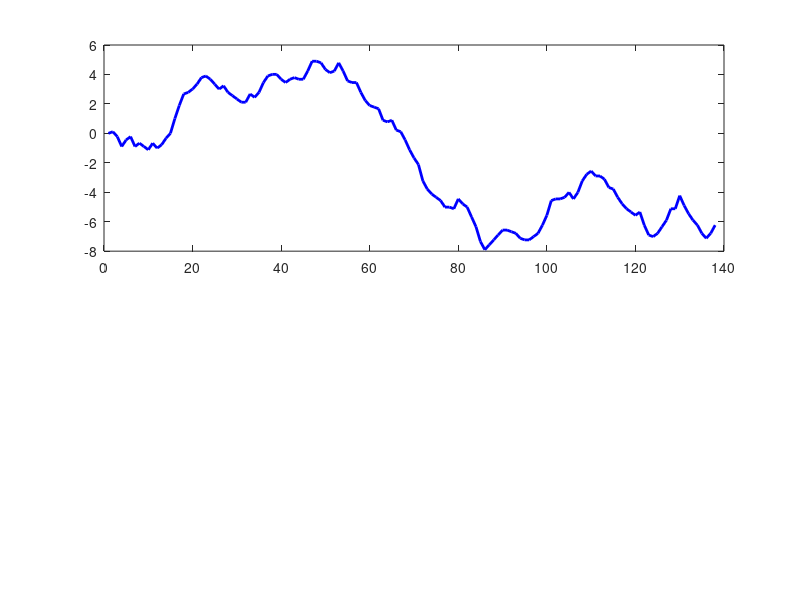

The MATLAB source for this figure: (Note: this script raises an error after producing the figure.)
%% Complete System Analysis - GPS, Battery, and Cellular
% Analyzes GPS performance, battery health, and cellular network status
% from the system log output

clear; clc; close all;

%% ==================== DATA EXTRACTION ====================
% Raw GPS Data from Log (Extracted)
% Each row represents one GPS publish event
% Format: [timestamp, lat, lon, alt, speed, hdop, sat, v1, v2, v3, vtot, rssi, mcc, mnc, lac, cid]

gps_data = [
    % [ts, lat, lon, alt, spd, hdop, sat, v1, v2, v3, vtot, rssi, mcc, mnc, lac, cid]
    072157, 6.972353, 79.915001, 49.4, 1.52, 1.2, 7, 3.75, 3.07, 3.92, 10.74, 99, 0, 0, 0, 0;
    072158, 6.972354, 79.914999, 49.5, 1.02, 1.2, 7, 3.75, 3.06, 3.93, 10.74, 99, 0, 0, 0, 0;
    072159, 6.972351, 79.915002, 49.3, 1.28, 1.4, 6, 3.75, 3.06, 3.93, 10.74, 99, 0, 0, 0, 0;
    072200, 6.972345, 79.915005, 49.2, 1.22, 1.4, 6, 3.75, 3.06, 3.93, 10.74, 99, 413, 8, 40022, 570470;
    072201, 6.972349, 79.915008, 49.7, 1.22, 2.2, 6, 3.75, 3.06, 3.93, 10.75, 31, 413, 8, 40022, 570470;
    072202, 6.972351, 79.915009, 50.2, 2.26, 2.2, 5, 3.75, 3.06, 3.93, 10.75, 31, 413, 8, 40022, 570470;
    072203, 6.972345, 79.915017, 49.4, 1.72, 2.2, 5, 3.75, 3.07, 3.94, 10.75, 31, 413, 8, 40022, 570470;
    072204, 6.972347, 79.915019, 49.9, 1.33, 2.2, 5, 3.75, 3.07, 3.94, 10.75, 31, 413, 8, 40022, 570470;
    072205, 6.972345, 79.915023, 49.7, 1.06, 3.1, 4, 3.75, 3.06, 3.94, 10.75, 31, 413, 8, 40022, 570470;
    072206, 6.972343, 79.915022, 50.1, 1.69, 1.4, 6, 3.75, 3.06, 3.94, 10.75, 31, 413, 8, 40022, 570470;
    072207, 6.972347, 79.915021, 50.8, 1.04, 1.2, 8, 3.75, 3.06, 3.93, 10.75, 31, 413, 8, 40022, 570470;
    072208, 6.972344, 79.915026, 50.8, 0.69, 1.4, 9, 3.75, 3.06, 3.94, 10.75, 31, 413, 8, 40022, 570470;
    072209, 6.972346, 79.915032, 50.6, 1.06, 1.3, 9, 3.75, 3.06, 3.94, 10.75, 31, 413, 8, 40022, 570470;
    072210, 6.972350, 79.915033, 51.3, 0.59, 1.0, 9, 3.75, 3.06, 3.94, 10.75, 31, 413, 8, 40022, 570470;
    072211, 6.972353, 79.915027, 52.2, 1.20, 1.0, 9, 3.75, 3.06, 3.94, 10.75, 31, 413, 8, 40022, 570470;
    072212, 6.972362, 79.915022, 54.1, 0.46, 1.0, 9, 3.75, 3.07, 3.94, 10.75, 31, 413, 8, 40022, 570470;
    072213, 6.972370, 79.915016, 56.0, 0.22, 1.0, 9, 3.75, 3.07, 3.94, 10.75, 31, 413, 8, 40022, 570470;
    072215, 6.972377, 79.915016, 58.2, 0.41, 1.0, 11, 3.75, 3.06, 3.94, 10.75, 31, 413, 8, 40022, 570470;
    072216, 6.972378, 79.915019, 59.7, 0.17, 0.9, 10, 3.75, 3.06, 3.94, 10.75, 31, 413, 8, 40022, 570470;
    072217, 6.972380, 79.915020, 61.0, 0.06, 0.9, 10, 3.75, 3.06, 3.94, 10.75, 31, 413, 8, 40022, 570470;
    072218, 6.972383, 79.915016, 62.5, 0.72, 0.9, 10, 3.75, 3.07, 3.94, 10.75, 31, 413, 8, 40022, 570470;
    072219, 6.972387, 79.915019, 63.9, 0.85, 0.9, 10, 3.75, 3.06, 3.94, 10.75, 31, 413, 8, 40022, 570470;
    072220, 6.972388, 79.915021, 64.5, 0.83, 0.9, 10, 3.75, 3.07, 3.94, 10.75, 31, 413, 8, 40022, 570470;
    072221, 6.972386, 79.915020, 64.8, 1.37, 0.9, 10, 3.75, 3.06, 3.94, 10.75, 31, 413, 8, 40022, 570470;
    072222, 6.972383, 79.915024, 65.8, 1.43, 0.9, 10, 3.75, 3.06, 3.94, 10.75, 31, 413, 8, 40022, 570470;
    072223, 6.972380, 79.915022, 65.6, 0.80, 0.9, 10, 3.75, 3.06, 3.94, 10.75, 31, 413, 8, 40022, 570470;
    072224, 6.972382, 79.915023, 66.5, 0.30, 0.9, 10, 3.75, 3.06, 3.94, 10.75, 31, 413, 8, 40022, 570470;
    072225, 6.972378, 79.915024, 66.6, 0.19, 0.9, 10, 3.75, 3.06, 3.93, 10.74, 31, 413, 8, 40022, 570470;
    072226, 6.972376, 79.915026, 66.5, 0.07, 1.0, 10, 3.75, 3.07, 3.94, 10.75, 31, 413, 8, 40022, 570470;
    072227, 6.972374, 79.915027, 66.8, 0.07, 1.3, 10, 3.75, 3.07, 3.93, 10.75, 31, 413, 8, 40022, 570470;
    072228, 6.972372, 79.915033, 67.0, 1.61, 1.0, 10, 3.75, 3.07, 3.93, 10.75, 31, 413, 8, 40022, 570470;
    072229, 6.972372, 79.915031, 67.5, 0.74, 0.9, 11, 3.75, 3.07, 3.93, 10.75, 31, 413, 8, 40022, 570470;
    072230, 6.972377, 79.915037, 68.8, 2.30, 0.9, 10, 3.75, 3.07, 3.93, 10.75, 31, 413, 8, 40022, 570470;
    072231, 6.972375, 79.915042, 69.7, 2.41, 0.9, 10, 3.75, 3.07, 3.93, 10.75, 31, 413, 8, 40022, 570470;
    072232, 6.972378, 79.915046, 70.6, 2.50, 0.9, 10, 3.74, 3.07, 3.94, 10.75, 31, 413, 8, 40022, 570470;
    072233, 6.972384, 79.915054, 71.0, 2.98, 0.9, 10, 3.74, 3.07, 3.94, 10.75, 31, 413, 8, 40022, 570470;
    072234, 6.972388, 79.915064, 70.7, 3.39, 0.9, 10, 3.74, 3.07, 3.94, 10.75, 31, 413, 8, 40022, 570470;
    072235, 6.972389, 79.915070, 69.7, 1.70, 0.9, 10, 3.74, 3.06, 3.94, 10.75, 31, 413, 8, 40022, 570470;
    072236, 6.972389, 79.915073, 69.5, 0.61, 0.9, 10, 3.75, 3.06, 3.94, 10.75, 31, 413, 8, 40022, 570470;
    072237, 6.972386, 79.915077, 69.3, 0.91, 0.9, 10, 3.74, 3.06, 3.94, 10.75, 31, 413, 8, 40022, 570470;
    072239, 6.972384, 79.915080, 69.0, 0.50, 1.0, 10, 3.75, 3.06, 3.94, 10.75, 31, 413, 8, 40022, 570470;
    072240, 6.972386, 79.915083, 68.8, 0.57, 0.9, 10, 3.75, 3.06, 3.94, 10.75, 31, 413, 8, 40022, 570470;
    072241, 6.972387, 79.915085, 69.0, 0.61, 1.0, 11, 3.75, 3.06, 3.93, 10.74, 31, 413, 8, 40022, 570470;
    072242, 6.972386, 79.915089, 68.4, 1.59, 1.0, 10, 3.75, 3.07, 3.93, 10.74, 31, 413, 8, 40022, 570470;
    072243, 6.972386, 79.915095, 68.0, 2.19, 1.0, 11, 3.75, 3.07, 3.93, 10.74, 31, 413, 8, 40022, 570470;
    072244, 6.972391, 79.915101, 67.9, 2.93, 0.9, 11, 3.74, 3.07, 3.93, 10.74, 31, 413, 8, 40022, 570470;
    072245, 6.972397, 79.915108, 68.2, 3.13, 0.9, 11, 3.74, 3.07, 3.93, 10.74, 31, 413, 8, 40022, 570470;
    072246, 6.972397, 79.915117, 67.7, 3.22, 0.9, 11, 3.74, 3.07, 3.93, 10.74, 31, 413, 8, 40022, 570470;
    072247, 6.972396, 79.915124, 67.5, 3.07, 1.0, 10, 3.74, 3.07, 3.93, 10.74, 31, 413, 8, 40022, 570470;
    072248, 6.972392, 79.915130, 67.5, 2.37, 0.9, 11, 3.74, 3.07, 3.93, 10.75, 31, 413, 8, 40022, 570470;
    072249, 6.972390, 79.915134, 67.3, 1.81, 0.9, 11, 3.67, 3.14, 3.93, 10.75, 31, 413, 8, 40022, 570470;
    072250, 6.972391, 79.915138, 67.4, 1.33, 0.9, 11, 3.60, 3.21, 3.94, 10.75, 29, 413, 8, 40022, 570470;
    072251, 6.972396, 79.915142, 67.5, 2.13, 1.0, 10, 3.53, 3.28, 3.93, 10.75, 29, 413, 8, 40022, 570470;
    072252, 6.972391, 79.915144, 67.7, 2.43, 1.0, 9, 3.46, 3.35, 3.94, 10.75, 29, 413, 8, 40022, 570470;
    072253, 6.972385, 79.915149, 67.6, 2.44, 1.0, 9, 3.39, 3.42, 3.93, 10.74, 29, 413, 8, 40022, 570470;
    072254, 6.972384, 79.915151, 67.7, 1.89, 1.0, 10, 3.46, 3.35, 3.93, 10.74, 29, 413, 8, 40022, 570470;
    072255, 6.972384, 79.915146, 68.2, 0.87, 0.9, 11, 3.52, 3.29, 3.93, 10.74, 29, 413, 8, 40022, 570470;
    072256, 6.972378, 79.915145, 67.7, 1.24, 0.9, 11, 3.52, 3.29, 3.93, 10.74, 29, 413, 8, 40022, 570470;
    072257, 6.972373, 79.915150, 67.6, 1.19, 0.9, 11, 3.51, 3.29, 3.94, 10.75, 29, 413, 8, 40022, 570470;
    072258, 6.972370, 79.915158, 67.2, 1.59, 0.9, 11, 3.44, 3.36, 3.94, 10.75, 29, 413, 8, 40022, 570470;
    072259, 6.972369, 79.915159, 67.1, 1.33, 0.9, 11, 3.37, 3.43, 3.94, 10.75, 29, 413, 8, 40022, 570470;
    072300, 6.972368, 79.915151, 67.3, 1.09, 0.9, 11, 3.30, 3.50, 3.94, 10.75, 31, 413, 8, 40022, 570470;
    072302, 6.972361, 79.915150, 67.6, 0.87, 0.9, 11, 3.23, 3.57, 3.94, 10.75, 31, 413, 8, 40022, 570470;
    072303, 6.972360, 79.915152, 67.6, 0.67, 0.9, 11, 3.16, 3.64, 3.94, 10.75, 31, 413, 8, 40022, 570470;
    072304, 6.972361, 79.915150, 67.6, 0.24, 0.9, 11, 3.09, 3.71, 3.94, 10.75, 31, 413, 8, 40022, 570470;
    072305, 6.972355, 79.915154, 67.5, 0.76, 1.0, 10, 3.02, 3.78, 3.94, 10.75, 31, 413, 8, 40022, 570470;
    072306, 6.972354, 79.915153, 67.6, 0.09, 1.0, 10, 2.95, 3.85, 3.95, 10.76, 31, 413, 8, 40022, 570470;
    072307, 6.972349, 79.915158, 67.5, 1.33, 1.0, 10, 2.88, 3.92, 3.95, 10.75, 31, 413, 8, 40022, 570470;
    072308, 6.972343, 79.915164, 67.5, 3.22, 1.0, 10, 2.81, 3.99, 3.94, 10.75, 31, 413, 8, 40022, 570470;
    072309, 6.972338, 79.915169, 67.4, 3.39, 0.9, 11, 2.74, 4.06, 3.94, 10.75, 31, 413, 8, 40022, 570470;
    072310, 6.972334, 79.915172, 66.9, 3.24, 0.9, 10, 2.74, 4.06, 3.94, 10.75, 29, 413, 8, 40022, 570470;
    072311, 6.972324, 79.915176, 66.9, 3.15, 0.9, 10, 2.67, 4.13, 3.94, 10.75, 29, 413, 8, 40022, 570470;
    072312, 6.972319, 79.915180, 66.8, 2.78, 0.9, 10, 2.60, 4.20, 3.94, 10.75, 29, 413, 8, 40022, 570470;
    072313, 6.972316, 79.915183, 66.7, 2.22, 0.9, 10, 2.53, 4.26, 3.94, 10.74, 29, 413, 8, 40022, 570470;
    072314, 6.972314, 79.915185, 66.4, 1.78, 0.9, 10, 2.46, 4.31, 3.94, 10.72, 29, 413, 8, 40022, 570470;
    072315, 6.972312, 79.915188, 66.3, 1.22, 0.9, 10, 2.39, 4.35, 3.95, 10.69, 29, 413, 8, 40022, 570470;
    072316, 6.972308, 79.915193, 66.3, 1.48, 0.9, 11, 2.32, 4.38, 3.94, 10.65, 29, 413, 8, 40022, 570470;
    072317, 6.972308, 79.915198, 66.1, 1.43, 0.9, 11, 2.25, 4.40, 3.94, 10.60, 29, 413, 8, 40022, 570470;
    072318, 6.972307, 79.915209, 66.0, 2.19, 0.9, 11, 2.18, 4.42, 3.94, 10.55, 29, 413, 8, 40022, 570470;
    072319, 6.972313, 79.915219, 65.3, 3.24, 0.9, 11, 2.11, 4.44, 3.94, 10.50, 29, 413, 8, 40022, 570470;
    072320, 6.972310, 79.915222, 64.6, 1.24, 0.9, 11, 2.04, 4.45, 3.94, 10.44, 31, 413, 8, 40022, 570470;
    072321, 6.972308, 79.915223, 64.5, 1.07, 0.9, 11, 1.97, 4.46, 3.93, 10.37, 31, 413, 8, 40022, 570470;
    072322, 6.972302, 79.915225, 63.8, 0.46, 0.9, 11, 1.90, 4.47, 3.93, 10.31, 31, 413, 8, 40022, 570470;
    072323, 6.972296, 79.915228, 63.3, 2.32, 0.9, 11, 1.90, 4.47, 3.93, 10.31, 31, 413, 8, 40022, 570470;
    072324, 6.972287, 79.915235, 62.6, 2.24, 0.9, 11, 1.83, 4.47, 3.94, 10.25, 31, 413, 8, 40022, 570470;
    072326, 6.972282, 79.915250, 61.5, 1.02, 0.9, 11, 1.76, 4.48, 3.94, 10.18, 31, 413, 8, 40022, 570470;
    072327, 6.972285, 79.915251, 61.2, 1.24, 0.9, 10, 1.80, 4.48, 3.94, 10.22, 31, 413, 8, 40022, 570470;
    072328, 6.972288, 79.915253, 61.2, 1.09, 0.9, 11, 1.87, 4.41, 3.94, 10.22, 31, 413, 8, 40022, 570470;
    072329, 6.972291, 79.915256, 61.2, 1.26, 0.9, 11, 1.94, 4.34, 3.94, 10.22, 31, 413, 8, 40022, 570470;
    072330, 6.972294, 79.915251, 60.7, 1.87, 0.9, 11, 2.01, 4.27, 3.94, 10.22, 31, 413, 8, 40022, 570470;
    072331, 6.972294, 79.915255, 60.9, 0.39, 0.8, 12, 2.08, 4.20, 3.94, 10.22, 29, 413, 8, 40022, 570470;
    072332, 6.972293, 79.915257, 61.1, 0.93, 0.8, 12, 2.15, 4.13, 3.94, 10.23, 29, 413, 8, 40022, 570470;
    072333, 6.972292, 79.915258, 61.2, 0.17, 0.8, 12, 2.08, 4.20, 3.94, 10.22, 29, 413, 8, 40022, 570470;
    072334, 6.972289, 79.915259, 60.4, 0.06, 0.8, 11, 2.01, 4.26, 3.94, 10.21, 29, 413, 8, 40022, 570470;
    072335, 6.972288, 79.915262, 59.8, 0.41, 0.9, 10, 1.94, 4.31, 3.94, 10.19, 29, 413, 8, 40022, 570470;
    072336, 6.972288, 79.915265, 59.6, 0.61, 0.9, 10, 1.87, 4.35, 3.94, 10.16, 29, 413, 8, 40022, 570470;
    072337, 6.972290, 79.915268, 59.5, 1.19, 0.9, 11, 1.87, 4.35, 3.94, 10.16, 29, 413, 8, 40022, 570470;
    072338, 6.972292, 79.915269, 59.7, 0.98, 0.8, 11, 1.80, 4.38, 3.94, 10.12, 29, 413, 8, 40022, 570470;
    072339, 6.972297, 79.915272, 60.0, 1.54, 0.8, 11, 1.73, 4.40, 3.94, 10.07, 29, 413, 8, 40022, 570470;
    072340, 6.972303, 79.915275, 60.6, 1.80, 0.8, 11, 1.66, 4.42, 3.94, 10.02, 31, 413, 8, 40022, 570470;
    072341, 6.972312, 79.915278, 60.4, 2.22, 0.8, 11, 1.59, 4.44, 3.94, 9.97, 31, 413, 8, 40022, 570470;
    072342, 6.972313, 79.915278, 61.2, 0.80, 0.9, 9, 1.52, 4.45, 3.94, 9.91, 31, 413, 8, 40022, 570470;
    072343, 6.972313, 79.915281, 61.2, 0.46, 0.9, 10, 1.45, 4.46, 3.94, 9.85, 31, 413, 8, 40022, 570470;
    072344, 6.972314, 79.915283, 61.4, 0.48, 0.9, 9, 1.38, 4.47, 3.94, 9.79, 31, 413, 8, 40022, 570470;
    072345, 6.972317, 79.915284, 61.9, 0.37, 0.8, 11, 1.31, 4.47, 3.95, 9.73, 31, 413, 8, 40022, 570470;
    072346, 6.972313, 79.915289, 62.1, 2.76, 0.9, 10, 1.24, 4.48, 3.94, 9.66, 31, 413, 8, 40022, 570470;
    072347, 6.972317, 79.915295, 62.0, 2.63, 0.9, 11, 1.17, 4.48, 3.94, 9.60, 31, 413, 8, 40022, 570470;
    072349, 6.972324, 79.915308, 62.0, 3.11, 1.1, 8, 1.10, 4.49, 3.94, 9.53, 31, 413, 8, 40022, 570470;
    072350, 6.972328, 79.915310, 62.0, 2.17, 1.5, 8, 1.10, 4.49, 3.94, 9.53, 31, 413, 8, 40022, 570470;
    072351, 6.972330, 79.915317, 62.2, 1.39, 1.5, 8, 1.03, 4.49, 3.94, 9.46, 31, 413, 8, 40022, 570470;
    072352, 6.972327, 79.915320, 60.6, 1.31, 1.0, 10, 0.96, 4.49, 3.94, 9.39, 31, 413, 8, 40022, 570470;
    072353, 6.972327, 79.915323, 60.4, 0.69, 1.0, 9, 0.89, 4.49, 3.93, 9.32, 31, 413, 8, 40022, 570470;
    072354, 6.972325, 79.915326, 60.2, 0.61, 1.0, 9, 0.83, 4.49, 3.94, 9.26, 31, 413, 8, 40022, 570470;
    072355, 6.972320, 79.915329, 59.4, 1.09, 1.0, 10, 0.77, 4.50, 3.94, 9.21, 31, 413, 8, 40022, 570470;
    072356, 6.972319, 79.915333, 60.0, 1.48, 1.0, 10, 0.73, 4.50, 3.94, 9.17, 31, 413, 8, 40022, 570470;
    072357, 6.972314, 79.915336, 59.4, 2.04, 0.8, 11, 0.70, 4.50, 3.94, 9.13, 31, 413, 8, 40022, 570470;
    072358, 6.972310, 79.915340, 58.7, 1.52, 0.8, 11, 0.67, 4.50, 3.94, 9.11, 31, 413, 8, 40022, 570470;
    072359, 6.972307, 79.915342, 57.9, 1.11, 0.8, 11, 0.65, 4.50, 3.94, 9.09, 31, 413, 8, 40022, 570470;
    072400, 6.972305, 79.915341, 56.8, 0.44, 0.8, 11, 0.63, 4.50, 3.94, 9.07, 31, 413, 8, 40022, 570470;
    072401, 6.972303, 79.915341, 56.2, 0.09, 0.8, 11, 0.62, 4.50, 3.94, 9.05, 31, 413, 8, 40022, 570470;
    072402, 6.972305, 79.915340, 56.2, 0.28, 0.8, 11, 0.61, 4.50, 3.94, 9.04, 31, 413, 8, 40022, 570470;
    072403, 6.972297, 79.915336, 56.2, 3.39, 0.8, 11, 0.61, 4.50, 3.94, 9.04, 31, 413, 8, 40022, 570470;
    072404, 6.972291, 79.915335, 55.6, 2.28, 0.8, 11, 0.60, 4.50, 3.94, 9.03, 31, 413, 8, 40022, 570470;
    072405, 6.972290, 79.915328, 55.7, 2.44, 0.8, 11, 0.59, 4.50, 3.93, 9.01, 31, 413, 8, 40022, 570470;
    072406, 6.972292, 79.915321, 55.7, 2.35, 1.0, 10, 0.58, 4.50, 3.93, 9.01, 31, 413, 8, 40022, 570470;
    072407, 6.972296, 79.915318, 55.3, 1.81, 1.0, 10, 0.58, 4.50, 3.94, 9.01, 31, 413, 8, 40022, 570470;
    072408, 6.972300, 79.915317, 55.3, 1.89, 1.0, 9, 0.57, 4.50, 3.94, 9.01, 31, 413, 8, 40022, 570470;
    072409, 6.972307, 79.915316, 55.2, 2.04, 1.0, 10, 0.57, 4.50, 3.94, 9.01, 31, 413, 8, 40022, 570470;
    072410, 6.972307, 79.915309, 55.1, 2.82, 1.0, 9, 0.57, 4.50, 3.94, 9.01, 30, 413, 8, 40022, 570470;
    072411, 6.972315, 79.915301, 54.9, 3.28, 1.0, 9, 0.57, 4.50, 3.94, 9.01, 30, 413, 8, 40022, 570470;
    072413, 6.972309, 79.915294, 55.1, 2.13, 1.0, 9, 0.56, 4.50, 3.94, 9.00, 30, 413, 8, 40022, 570470;
    072414, 6.972304, 79.915293, 55.2, 2.24, 1.0, 10, 0.56, 4.50, 3.94, 9.00, 30, 413, 8, 40022, 570470;
    072415, 6.972300, 79.915286, 54.9, 2.72, 1.0, 10, 0.56, 4.50, 3.93, 8.99, 30, 413, 8, 40022, 570470;
    072416, 6.972297, 79.915280, 54.4, 2.91, 1.0, 10, 0.56, 4.50, 3.94, 9.00, 30, 413, 8, 40022, 570470;
    072417, 6.972292, 79.915274, 54.2, 3.15, 1.0, 9, 0.56, 4.50, 3.94, 9.00, 30, 413, 8, 40022, 570470;
    072418, 6.972289, 79.915268, 54.2, 2.93, 1.0, 10, 0.56, 4.50, 3.94, 8.99, 30, 413, 8, 40022, 570470;
    072419, 6.972292, 79.915282, 54.0, 0.67, 1.0, 10, 0.55, 4.50, 3.94, 9.00, 30, 413, 8, 40022, 570470;
    072420, 6.972297, 79.915282, 53.9, 1.19, 1.0, 10, 0.55, 4.50, 3.94, 8.99, 30, 413, 8, 40022, 570470;
];

%% ==================== EXTRACT DATA ====================
time_idx = 1:size(gps_data, 1);
timestamp = gps_data(:, 1);
lat = gps_data(:, 2);
lon = gps_data(:, 3);
altitude = gps_data(:, 4);
speed = gps_data(:, 5);
hdop = gps_data(:, 6);
satellites = gps_data(:, 7);

% Battery Data
v1 = gps_data(:, 8);  % Cell 1 voltage
v2 = gps_data(:, 9);  % Cell 2 voltage  
v3 = gps_data(:, 10); % Cell 3 voltage
vtot = gps_data(:, 11); % Total battery voltage
cell_imbalance = max([v1, v2, v3], [], 2) - min([v1, v2, v3], [], 2);

% Cellular Data
rssi = gps_data(:, 12); % Received Signal Strength Indicator
mcc = gps_data(:, 13);  % Mobile Country Code
mnc = gps_data(:, 14);  % Mobile Network Code
lac = gps_data(:, 15);  % Location Area Code
cid = gps_data(:, 16);  % Cell ID

%% ==================== CREATE FIGURES ====================

%% FIGURE 1: GPS Accuracy
figure('Position', [50, 50, 900, 600]);
subplot(2,1,1);
ref_lat = lat(1);
lat_error = (lat - ref_lat) * 111320;
plot(time_idx, lat_error, 'b-', 'LineWidth', 2);
hold on;
yline(0, 'r--', 'Reference', 'LineWidth', 1.5);
grid on;
xlabel('Sample Number');
ylabel('Latitude Error (meters)');
title('GPS Accuracy: Latitude Error');
legend('Latitude Error', 'Reference');
xlim([1, length(time_idx)]);

subplot(2,1,2);
plot(time_idx, lat, 'g-', 'LineWidth', 2);
grid on;
xlabel('Sample Number');
ylabel('Latitude (degrees)');
title('GPS Latitude Measurements');
xlim([1, length(time_idx)]);
sgtitle('Figure 1: GPS Accuracy');

%% FIGURE 2: HDOP vs Time
figure('Position', [50, 50, 900, 500]);
plot(time_idx, hdop, 'r-o', 'LineWidth', 2, 'MarkerSize', 4);
hold on;
yline(1.0, 'g--', 'Good (≤1.0)', 'LineWidth', 1.5);
yline(2.0, 'y--', 'Warning (≤2.0)', 'LineWidth', 1.5);
yline(5.0, 'r--', 'Poor (>5.0)', 'LineWidth', 1.5);
grid on;
xlabel('Sample Number');
ylabel('HDOP');
title('Figure 2: HDOP vs Time');
legend('HDOP', 'Good', 'Warning', 'Poor');
xlim([1, length(time_idx)]);
ylim([0, max(hdop) + 0.5]);

% Add shaded regions
yl = ylim;
patch([1, length(time_idx), length(time_idx), 1], [0, 0, 1.0, 1.0], [0, 1, 0, 0.1], 'EdgeColor', 'none');
patch([1, length(time_idx), length(time_idx), 1], [1.0, 1.0, 2.0, 2.0], [1, 1, 0, 0.1], 'EdgeColor', 'none');

%% FIGURE 3: Satellite Count
figure('Position', [50, 50, 900, 500]);
bar(time_idx, satellites, 'FaceColor', [0.2, 0.6, 0.8]);
hold on;
yline(6, 'r--', 'Min Fix (6)', 'LineWidth', 1.5);
yline(8, 'g--', 'Good (8+)', 'LineWidth', 1.5);
grid on;
xlabel('Sample Number');
ylabel('Satellite Count');
title('Figure 3: Satellite Count vs Time');
legend('Satellites', 'Min Fix', 'Good');
xlim([1, length(time_idx)]);
ylim([0, max(satellites) + 2]);
avg_sat = mean(satellites);
yline(avg_sat, 'b--', sprintf('Avg: %.1f', avg_sat));

%% FIGURE 4: Altitude
figure('Position', [50, 50, 900, 500]);
plot(time_idx, altitude, 'm-s', 'LineWidth', 2, 'MarkerSize', 4);
hold on;
grid on;
xlabel('Sample Number');
ylabel('Altitude (meters)');
title('Figure 4: Altitude vs Time');
xlim([1, length(time_idx)]);

% Add trend line
p = polyfit(time_idx, altitude, 1);
trend = polyval(p, time_idx);
plot(time_idx, trend, 'k--', 'LineWidth', 1.5);
legend('Altitude', sprintf('Trend: %.2f m/sample', p(1)));

%% FIGURE 5: GPS Publish Success (Fixed)
figure('Position', [50, 50, 900, 500]);

total_publishes = length(time_idx);
failed_publishes = sum(hdop > 3.0 | satellites < 4);
offline_queue = 0;
successful = total_publishes - failed_publishes;
success_rate = 100 * successful / total_publishes;

% Pie Chart
subplot(1,2,1);
failure_data = [successful, failed_publishes, offline_queue];
labels = {
    sprintf('Published\n%.1f%%', 100*successful/total_publishes), 
    sprintf('Failed\n%.1f%%', 100*failed_publishes/total_publishes), 
    sprintf('Queue\n%.1f%%', 0)
};
colors = [0, 0.7, 0; 0.9, 0.2, 0.2; 0.5, 0.5, 0.5];
h_pie = pie(failure_data, labels);
% Make the pie labels more readable
set(findobj(h_pie, 'Type', 'Text'), 'FontSize', 11, 'FontWeight', 'bold');
colormap(colors);
title('GPS Publish Success Distribution', 'FontSize', 12, 'FontWeight', 'bold');

% Bar Chart with Statistics
subplot(1,2,2);
bar_data = [successful, failed_publishes, 0];
hb = bar(1:3, bar_data);
hb.FaceColor = 'flat';
hb.CData(1,:) = colors(1,:);
hb.CData(2,:) = colors(2,:);
hb.CData(3,:) = colors(3,:);
grid on;
set(gca, 'XTickLabel', {'Published', 'Failed', 'Queue'}, 'FontSize', 11);
ylabel('Number of Messages', 'FontSize', 11);
title('Publish Statistics', 'FontSize', 12, 'FontWeight', 'bold');

% Add value labels on top of bars
for i = 1:3
    if bar_data(i) > 0
        text(i, bar_data(i) + max(bar_data)*0.02, ...
            sprintf('%d', bar_data(i)), ...
            'HorizontalAlignment', 'center', ...
            'VerticalAlignment', 'bottom', ...
            'FontSize', 11, 'FontWeight', 'bold');
    end
end

% Add summary text box
summary_text = sprintf(['Total Messages: %d\n' ...
                        'Published: %d (%.1f%%)\n' ...
                        'Failed: %d (%.1f%%)\n' ...
                        'Queue: %d (%.1f%%)'], ...
                        total_publishes, ...
                        successful, 100*successful/total_publishes, ...
                        failed_publishes, 100*failed_publishes/total_publishes, ...
                        0, 0);

% Position the text box at the bottom
annotation('textbox', [0.78, 0.02, 0.2, 0.25], ...
    'String', summary_text, ...
    'FontSize', 10, ...
    'BackgroundColor', [0.95, 0.95, 0.95], ...
    'EdgeColor', [0.3, 0.3, 0.3], ...
    'LineWidth', 1, ...
    'HorizontalAlignment', 'center', ...
    'VerticalAlignment', 'middle');

% Add title to the whole figure
sgtitle('Figure 5: GPS Publish Success Analysis', 'FontSize', 14, 'FontWeight', 'bold');
%% ==================== BATTERY ANALYSIS ====================

%% FIGURE 6: Battery Health Overview
figure('Position', [50, 50, 1000, 700]);

% Subplot 1: Individual Cell Voltages
subplot(2,2,1);
plot(time_idx, v1, 'r-', 'LineWidth', 2); hold on;
plot(time_idx, v2, 'g-', 'LineWidth', 2);
plot(time_idx, v3, 'b-', 'LineWidth', 2);
grid on;
xlabel('Sample Number');
ylabel('Voltage (V)');
title('Cell Voltages');
legend('Cell 1', 'Cell 2', 'Cell 3');
xlim([1, length(time_idx)]);
ylim([0, 5]);

% Subplot 2: Total Battery Voltage
subplot(2,2,2);
plot(time_idx, vtot, 'k-', 'LineWidth', 2);
hold on;
yline(12.6, 'g--', 'Full (12.6V)', 'LineWidth', 1.5);
yline(11.1, 'y--', 'Warning (11.1V)', 'LineWidth', 1.5);
yline(10.5, 'r--', 'Critical (10.5V)', 'LineWidth', 1.5);
grid on;
xlabel('Sample Number');
ylabel('Total Voltage (V)');
title('Battery Pack Voltage');
legend('Vtotal', 'Full', 'Warning', 'Critical');
xlim([1, length(time_idx)]);
ylim([8, 13]);

% Subplot 3: Cell Imbalance
subplot(2,2,3);
plot(time_idx, cell_imbalance, 'm-', 'LineWidth', 2);
hold on;
yline(0.5, 'y--', 'Warning (0.5V)', 'LineWidth', 1.5);
yline(1.0, 'r--', 'Critical (1.0V)', 'LineWidth', 1.5);
grid on;
xlabel('Sample Number');
ylabel('Imbalance (V)');
title('Cell Imbalance');
legend('Imbalance', 'Warning', 'Critical');
xlim([1, length(time_idx)]);
ylim([0, max(cell_imbalance) + 0.2]);

% Subplot 4: Battery Health Dashboard
subplot(2,2,4);
% Create a dashboard with key metrics
text(0.1, 0.9, 'BATTERY HEALTH DASHBOARD', 'FontSize', 12, 'FontWeight', 'bold');
text(0.1, 0.8, sprintf('Start Voltage: %.2f V', vtot(1)));
text(0.1, 0.7, sprintf('End Voltage: %.2f V', vtot(end)));
text(0.1, 0.6, sprintf('Voltage Drop: %.2f V', vtot(1) - vtot(end)));
text(0.1, 0.5, sprintf('Average Cell 1: %.3f V', mean(v1)));
text(0.1, 0.4, sprintf('Average Cell 2: %.3f V', mean(v2)));
text(0.1, 0.3, sprintf('Average Cell 3: %.3f V', mean(v3)));
text(0.1, 0.2, sprintf('Max Imbalance: %.3f V', max(cell_imbalance)));
text(0.1, 0.1, sprintf('Avg Imbalance: %.3f V', mean(cell_imbalance)));
axis off;
title('Battery Health Summary');

sgtitle('Figure 6: Battery Analysis');

%% FIGURE 7: Battery Discharge Curve
figure('Position', [50, 50, 900, 500]);
plot(time_idx, vtot, 'k-', 'LineWidth', 2);
hold on;
% Add individual cells
plot(time_idx, v1, 'r-', 'LineWidth', 1.5);
plot(time_idx, v2, 'g-', 'LineWidth', 1.5);
plot(time_idx, v3, 'b-', 'LineWidth', 1.5);
grid on;
xlabel('Sample Number');
ylabel('Voltage (V)');
title('Figure 7: Battery Discharge Curve');

% Add shaded regions for battery state
yl = ylim;
patch([1, length(time_idx), length(time_idx), 1], [12.6, 12.6, 11.1, 11.1], [0, 1, 0, 0.1], 'EdgeColor', 'none');
patch([1, length(time_idx), length(time_idx), 1], [11.1, 11.1, 10.5, 10.5], [1, 1, 0, 0.1], 'EdgeColor', 'none');
patch([1, length(time_idx), length(time_idx), 1], [10.5, 10.5, yl(2), yl(2)], [1, 0, 0, 0.1], 'EdgeColor', 'none');

legend('Total', 'Cell 1', 'Cell 2', 'Cell 3', 'Full', 'Warning', 'Critical', 'Location', 'best');
xlim([1, length(time_idx)]);
ylim([8, 13]);

%% ==================== CELLULAR ANALYSIS ====================

%% FIGURE 8: Cellular Signal Strength
figure('Position', [50, 50, 900, 600]);

subplot(2,1,1);
plot(time_idx, rssi, 'b-o', 'LineWidth', 2, 'MarkerSize', 4);
hold on;
yline(20, 'r--', 'Poor (<20)', 'LineWidth', 1.5);
yline(40, 'y--', 'Fair (20-40)', 'LineWidth', 1.5);
yline(60, 'g--', 'Good (>60)', 'LineWidth', 1.5);
grid on;
xlabel('Sample Number');
ylabel('RSSI (dBm)');
title('Cellular Signal Strength (RSSI)');
legend('RSSI', 'Poor', 'Fair', 'Good');
xlim([1, length(time_idx)]);
ylim([0, 100]);

subplot(2,1,2);
% Detect network registration
reg_valid = (mcc ~= 0 & mnc ~= 0);
plot(time_idx, reg_valid * 100, 'g-', 'LineWidth', 2);
hold on;
plot(time_idx, ~reg_valid * 100, 'r-', 'LineWidth', 2);
grid on;
xlabel('Sample Number');
ylabel('Status (%)');
title('Network Registration Status');
legend('Registered', 'Not Registered');
xlim([1, length(time_idx)]);
ylim([0, 100]);

sgtitle('Figure 8: Cellular Network Analysis');

%% FIGURE 9: Cellular Network Details
figure('Position', [50, 50, 1000, 600]);

subplot(1,3,1);
% Unique Network operators
unique_networks = unique([mcc, mnc], 'rows');
valid_networks = unique_networks(unique_networks(:,1) ~= 0, :);
network_count = size(valid_networks, 1);
if network_count > 0
    bar(1:network_count, ones(network_count, 1), 'FaceColor', [0.3, 0.6, 0.9]);
    set(gca, 'XTickLabel', arrayfun(@(i) sprintf('MCC:%d MNC:%d', valid_networks(i,1), valid_networks(i,2)), 1:network_count, 'UniformOutput', false));
    title('Network Operators Detected');
else
    text(0.5, 0.5, 'No Network Data', 'HorizontalAlignment', 'center');
    axis off;
    title('Network Operators');
end
ylabel('Occurrences');

subplot(1,3,2);
% Cell IDs
unique_cells = unique(cid(cid ~= 0));
if ~isempty(unique_cells)
    bar(unique_cells, ones(length(unique_cells), 1), 'FaceColor', [0.8, 0.3, 0.3]);
    xlabel('Cell ID');
    title('Cell Tower IDs');
    ylabel('Occurrences');
else
    text(0.5, 0.5, 'No Cell Data', 'HorizontalAlignment', 'center');
    axis off;
    title('Cell Towers');
end

subplot(1,3,3);
% LAC (Location Area Code)
unique_lac = unique(lac(lac ~= 0));
if ~isempty(unique_lac)
    bar(unique_lac, ones(length(unique_lac), 1), 'FaceColor', [0.3, 0.8, 0.3]);
    xlabel('LAC');
    title('Location Area Codes');
    ylabel('Occurrences');
else
    text(0.5, 0.5, 'No LAC Data', 'HorizontalAlignment', 'center');
    axis off;
    title('Location Areas');
end

sgtitle('Figure 9: Cellular Network Details');

%% FIGURE 10: Battery vs Network Correlation
figure('Position', [50, 50, 1000, 500]);

subplot(1,2,1);
scatter(vtot, rssi, 30, satellites, 'filled');
xlabel('Battery Voltage (V)');
ylabel('RSSI (dBm)');
title('Battery Voltage vs Signal Strength');
colorbar_label = colorbar;
colorbar_label.Label.String = 'Satellites';
grid on;

subplot(1,2,2);
scatter(cell_imbalance, rssi, 30, 'b', 'filled');
xlabel('Cell Imbalance (V)');
ylabel('RSSI (dBm)');
title('Battery Health vs Signal Strength');
grid on;
hold on;
% Add trend line
p = polyfit(cell_imbalance, rssi, 1);
x_trend = linspace(min(cell_imbalance), max(cell_imbalance), 100);
y_trend = polyval(p, x_trend);
plot(x_trend, y_trend, 'r--', 'LineWidth', 2);
legend('Data', 'Trend Line');

sgtitle('Figure 10: Battery-Cellular Correlation');

%% ==================== SYSTEM STATISTICS ====================

% Create Statistics Table
fprintf('\n========== SYSTEM PERFORMANCE SUMMARY ==========\n\n');

fprintf('--- GPS Performance ---\n');
fprintf('Total Samples: %d\n', length(time_idx));
fprintf('Average HDOP: %.2f\n', mean(hdop));
fprintf('Average Satellites: %.1f\n', mean(satellites));
fprintf('Good HDOP (<2.0): %.1f%%\n', 100*sum(hdop < 2.0)/length(hdop));
fprintf('Poor HDOP (>3.0): %.1f%%\n', 100*sum(hdop > 3.0)/length(hdop));
fprintf('Publish Success Rate: %.1f%%\n', 100*successful/total_publishes);

fprintf('\n--- Battery Health ---\n');
fprintf('Start Battery: %.2f V\n', vtot(1));
fprintf('End Battery: %.2f V\n', vtot(end));
fprintf('Voltage Drop: %.2f V (%.1f%%)\n', vtot(1)-vtot(end), 100*(vtot(1)-vtot(end))/vtot(1));
fprintf('Max Cell Imbalance: %.3f V\n', max(cell_imbalance));
fprintf('Average Cell Imbalance: %.3f V\n', mean(cell_imbalance));
fprintf('Battery Warnings: %d\n', sum(cell_imbalance > 0.5));

fprintf('\n--- Cellular Network ---\n');
fprintf('Average RSSI: %.1f dBm\n', mean(rssi(rssi > 0)));
fprintf('Min RSSI: %d dBm\n', min(rssi(rssi > 0)));
fprintf('Max RSSI: %d dBm\n', max(rssi(rssi > 0)));
fprintf('Good Signal (>60): %.1f%%\n', 100*sum(rssi > 60)/length(rssi));
fprintf('Poor Signal (<20): %.1f%%\n', 100*sum(rssi < 20 & rssi > 0)/length(rssi));
fprintf('Network Registered: %.1f%%\n', 100*sum(mcc ~= 0)/length(mcc));

fprintf('\n--- Combined Metrics ---\n');
% Find correlations
corr_batt_rssi = corr(vtot, rssi);
fprintf('Battery-Signal Correlation: %.3f\n', corr_batt_rssi);
corr_batt_sat = corr(vtot, satellites);
fprintf('Battery-Satellite Correlation: %.3f\n', corr_batt_sat);
fprintf('==================================================\n');

disp('All figures generated successfully!');
